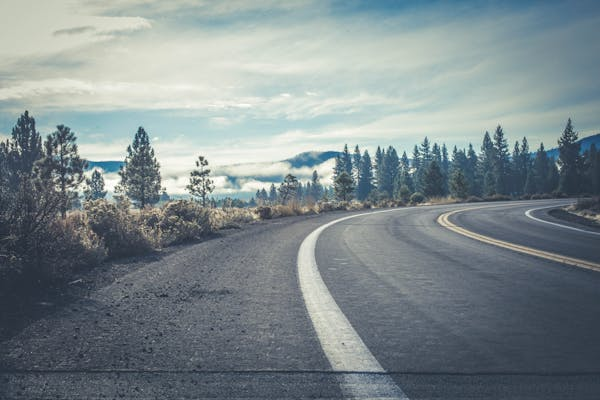
#> input picture src/dataset/1.jpeg, 600 x 400 px
$ python -i edge_detection.py   (imports and definitions only)   (older library calls are emulated)
#> lines starting #> are read from the running program, lines starting #| are printed output that depends on the picture; after the words box and inside, x2 and y2 are one past the last pixel; in counts of white or black regions, pixels touching at a corner belong together
#> further down, picture is the input picture: shape (400, 600, 3); mean B, G, R 140.6, 137.3, 125.8
import cv2
import numpy as np

def sobel_detector(image, kernel_size=3, threshold=50):
    """
    Apply Sobel edge detection to an image

    Parameters:
    - image: Input grayscale image
    - kernel_size: Size of the Sobel kernel
    - threshold: Threshold for edge detection

    Returns:
    - Binary edge map
    """
#> called with kernel_size = 3, threshold = 50
    # Apply Sobel in x and y directions
    sobelx = cv2.Sobel(image, cv2.CV_64F, 1, 0, ksize=kernel_size)
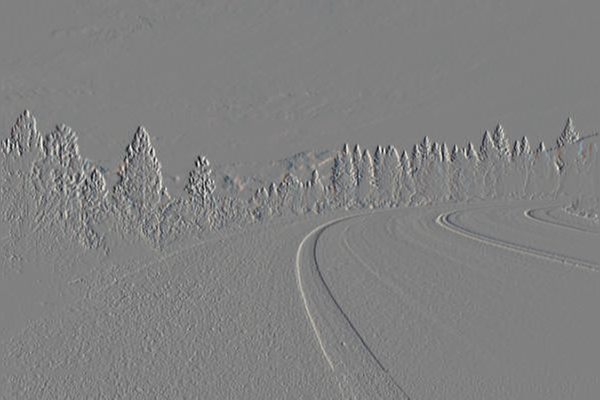
#> sobelx: shape (400, 600, 3) float64; mean B, G, R -0.2, -0.3, -0.4; drawn with min black and max white
    sobely = cv2.Sobel(image, cv2.CV_64F, 0, 1, ksize=kernel_size)
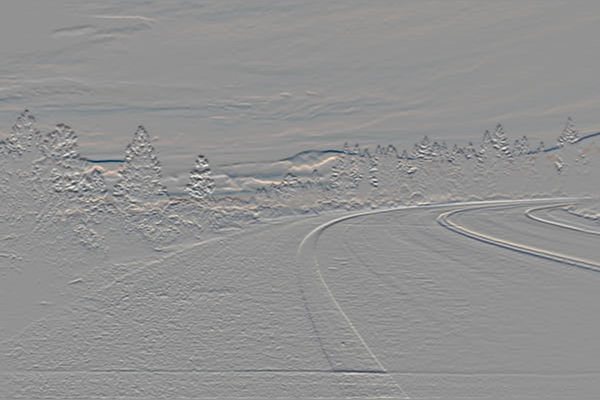
#> sobely: shape (400, 600, 3) float64; mean B, G, R -1.4, -1.5, -1.1; drawn with min black and max white

    # Calculate the gradient magnitude
    gradient_magnitude = np.sqrt(sobelx**2 + sobely**2)
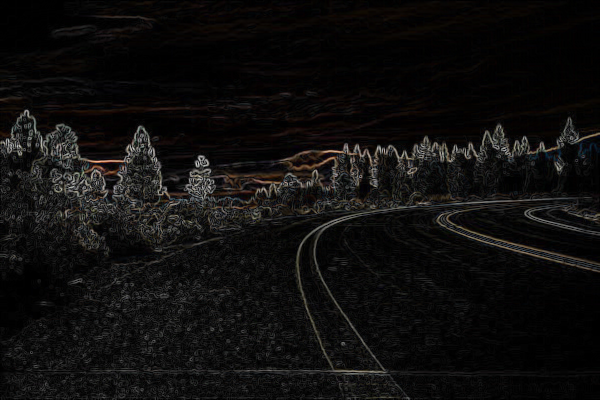
#> gradient_magnitude: shape (400, 600, 3) float64; mean B, G, R 45.7, 47.7, 50.8; drawn with min black and max white

    # Normalize to 0-255
    gradient_magnitude = cv2.normalize(gradient_magnitude, None, 0, 255, cv2.NORM_MINMAX, cv2.CV_8U)

    # Apply threshold
    _, binary_output = cv2.threshold(gradient_magnitude, threshold, 255, cv2.THRESH_BINARY)
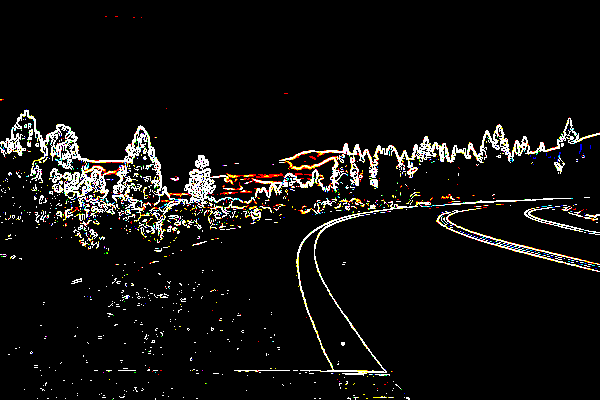
#> binary_output: shape (400, 600, 3); mean B, G, R 14.6, 16, 16.9

    return binary_output

def canny_detector(image, low_threshold=50, high_threshold=150):
    """
    Apply Canny edge detection to an image

    Parameters:
    - image: Input grayscale image
    - low_threshold: Lower threshold for edge detection
    - high_threshold: Higher threshold for edge detection

    Returns:
    - Binary edge map
    """
#> called with low_threshold = 50, high_threshold = 150
    # Apply Gaussian blur to reduce noise
    blurred = cv2.GaussianBlur(image, (5, 5), 0)

    # Apply Canny edge detection
    edges = cv2.Canny(blurred, low_threshold, high_threshold)
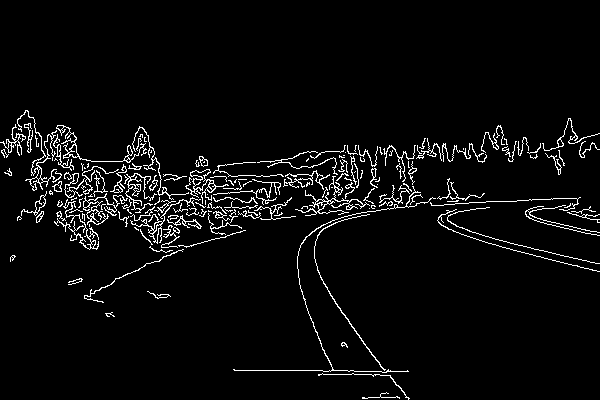
#> edges: shape (400, 600); 4.3% white in thin lines or dots, all inside (x1, y1, x2, y2) = (0, 110, 600, 400)

    return edges

def laplacian_detector(image, kernel_size=3, scale=1):
    """
    Apply Laplacian edge detection to an image

    Parameters:
    - image: Input grayscale image
    - kernel_size: Size of the Laplacian kernel
    - scale: Scale factor for the Laplacian

    Returns:
    - Binary edge map
    """
#> called with kernel_size = 3, scale = 1
    # Apply Gaussian blur to reduce noise
    blurred = cv2.GaussianBlur(image, (5, 5), 0)

    # Apply Laplacian
    laplacian = cv2.Laplacian(blurred, cv2.CV_64F, ksize=kernel_size)

    # Take absolute value and convert to 8-bit
    laplacian = np.uint8(np.absolute(laplacian) * scale)
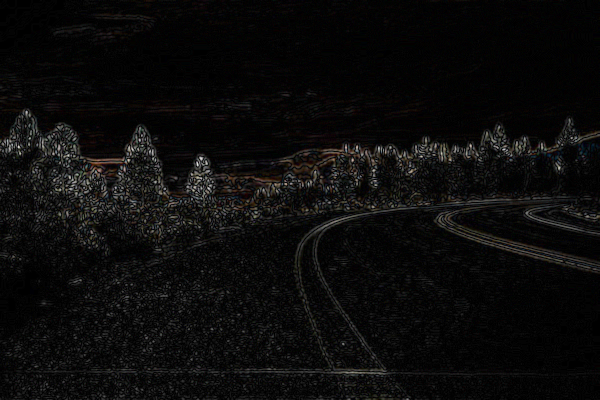
#> laplacian: shape (400, 600, 3); mean B, G, R 11.2, 11.6, 12

    # Apply threshold to create binary edge map
    _, binary_output = cv2.threshold(laplacian, 30, 255, cv2.THRESH_BINARY)
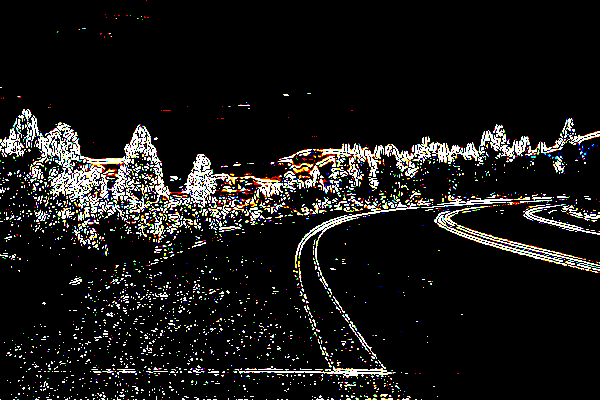
#> binary_output: shape (400, 600, 3); mean B, G, R 22.6, 24.1, 25

    return binary_output

def compare_edge_detectors(image):
    """
    Compare different edge detection methods on the same image

    Parameters:
    - image: Input grayscale image

    Returns:
    - Dictionary containing edge maps from different methods
    """
    # Apply different edge detection methods
    sobel_edges = sobel_detector(image)
    canny_edges = canny_detector(image)
    laplacian_edges = laplacian_detector(image)

    # Return a dictionary of results
    return {
        'sobel': sobel_edges,
        'canny': canny_edges,
        'laplacian': laplacian_edges
    }

>>> import cv2
>>> picture = cv2.imread('dataset/1.jpeg')
>>> result = compare_edge_detectors(picture)
#> result = 3 items
